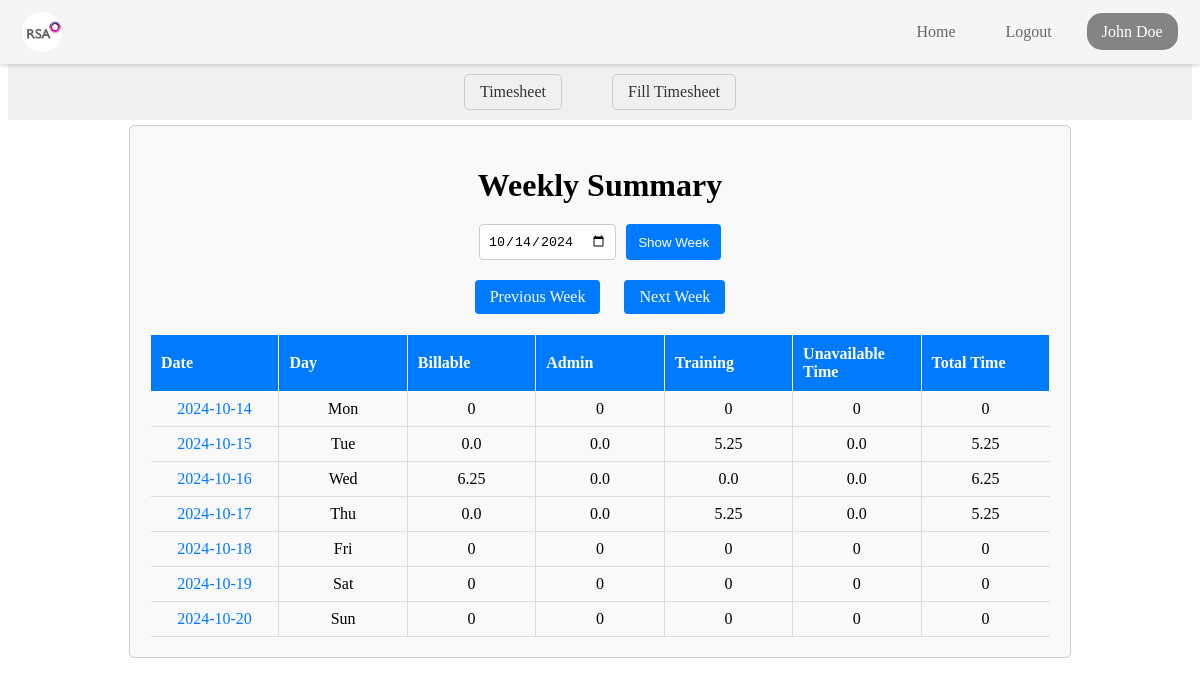
Page /view_summary (signed in) on the committed database.
### tables this page shows
CREATE TABLE EMS_users (
    EmployeeID TEXT PRIMARY KEY,
    Fname TEXT,
    Mname TEXT,
    Lname TEXT,
    ManagerID TEXT,
    EMSlogin TEXT,
    Role TEXT,
    Team TEXT,
    ManagerName TEXT,
    Password TEXT
, Email VARCHAR(255));

CREATE TABLE timesheet_entries (
    entree_id INTEGER PRIMARY KEY AUTOINCREMENT,
    employee_id TEXT,
    fname TEXT,
    lname TEXT,
    team TEXT,
    manager_name TEXT,
    date TEXT,
    duration_hours INTEGER,
    duration_minutes INTEGER,
    billable_time REAL,
    nonbillable_admin_time REAL,
    nonbillable_training_time REAL,
    unavailable_time Real,
    total_time REAL,
    project_code TEXT,
    allocation_type TEXT,
    holiday_status TEXT,
    category_1 TEXT,
    category_2 TEXT,
    category_3 TEXT,
    comments TEXT
);

### app.py (the view)
@app.route('/view_summary', methods=['GET'])
@login_required
def view_summary():
    selected_date = request.args.get('date', datetime.now().strftime('%Y-%m-%d'))
    current_date = datetime.strptime(selected_date, '%Y-%m-%d')
    weekday_index = current_date.weekday()
    start_date = current_date - timedelta(days=weekday_index)
    end_date = start_date + timedelta(days=6)
    summary = {
        "dates": {f"{(start_date + timedelta(days=i)).strftime('%Y-%m-%d')}": {
            "day": (start_date + timedelta(days=i)).strftime('%a'),
            "billable": 0,
            "nonbillable_admin_time": 0,
            "nonbillable_training_time": 0,
            "non-billable": 0,
            "unavailable_time": 0,
            "total_time": 0
        } for i in range(7)},
        "totals": {
            "billable": 0,
            "nonbillable_admin_time": 0,
            "nonbillable_training_time": 0,
            "non-billable": 0,
            "unavailable_time": 0,
            "total_time": 0
        }
    }
    try:
        conn = get_db_connection()
        entries = conn.execute(
            '''SELECT * FROM timesheet_entries
               WHERE date BETWEEN ? AND ? AND employee_id = ?''',
            (start_date.strftime('%Y-%m-%d'), end_date.strftime('%Y-%m-%d'), current_user.id)
        ).fetchall()
        conn.close()
        for entry in entries:
            date = entry['date']
            billable_time = entry['billable_time']
            nonbillable_admin_time = entry['nonbillable_admin_time']
            nonbillable_training_time = entry['nonbillable_training_time']
            unavailable_time = entry['unavailable_time']
            total_time = entry['total_time']
            day_summary = summary['dates'][date]
            day_summary['billable'] += billable_time
            day_summary['nonbillable_admin_time'] += nonbillable_admin_time
            day_summary['nonbillable_training_time'] += nonbillable_training_time
            day_summary['non-billable'] += nonbillable_admin_time + nonbillable_training_time
            day_summary['unavailable_time'] += unavailable_time
            day_summary['total_time'] += total_time
            summary['totals']['billable'] += billable_time
            summary['totals']['nonbillable_admin_time'] += nonbillable_admin_time
            summary['totals']['nonbillable_training_time'] += nonbillable_training_time
            summary['totals']['non-billable'] += nonbillable_admin_time + nonbillable_training_time
            summary['totals']['unavailable_time'] += unavailable_time
            summary['totals']['total_time'] += total_time
    except Exception as e:
        flash(f"An error occurred while fetching the summary: {str(e)}", 'error')
        return redirect(url_for('home'))
    return render_template('view_summary.html', summary=summary, start_date=start_date.strftime('%Y-%m-%d'), id =current_user.id, fname=current_user.fname, lname=current_user.lname, role=current_user.role, team=current_user.team ,managername=current_user.managername)

### app.py (called while the page is built)
def get_db_connection():
    conn = sqlite3.connect('ems_user.db')
    conn.row_factory = sqlite3.Row
    return conn

@login_manager.user_loader
def load_user(user_id):
    conn = get_db_connection()
    user = conn.execute('SELECT * FROM EMS_users WHERE EmployeeID = ?', (user_id,)).fetchone()
    conn.close()
    if user:
        return User(user['EmployeeID'], user['Fname'], user['Lname'], user['Role'], user['Team'] ,user['ManagerName'],user['Email'])
    return None

### templates/view_summary.html (shortened to what this page needs)
<!DOCTYPE html>
<html lang="en">
  <head>
    <link
      rel="stylesheet"
      href="{{ url_for('static', filename='css/timesheet/view_summary.css') }}"
    />
  </head>
  <body>
    {% include 'navbar.html' %}
    <div class="summary-box">
      <nav class="ts-nav-container">
        <div class="ts-nav-center">
          <a href="/timesheet_home" class="ts-nav-link">Timesheet</a>
          <a href="/fill_timesheet" class="ts-nav-link">Fill Timesheet</a>
        </div>
      </nav>
      <div class="ts-summary-container">
        <h1 class="ts-summary-title">Weekly Summary</h1>
        <form
          action="{{ url_for('view_summary') }}"
          method="get"
          class="ts-summary-form"
        >
          <input
            type="date"
            name="date"
            value="{{ start_date }}"
            required
            class="ts-summary-date-input"
          />
          <button type="submit" class="ts-summary-button">Show Week</button>
        </form>
        <div class="ts-summary-navigation">
          <a
            href="{{ url_for('previous_week', start_date=start_date) }}"
            class="ts-summary-link"
            >Previous Week</a
          >
          <a
            href="{{ url_for('next_week', start_date=start_date) }}"
            class="ts-summary-link"
            >Next Week</a
          >
        </div>
        <table class="ts-summary-table">
          <thead>
            <tr>
              <th class="ts-summary-header">Date</th>
              <th class="ts-summary-header">Day</th>
              <th class="ts-summary-header">Billable</th>
              <th class="ts-summary-header">Admin</th>
              <th class="ts-summary-header">Training</th>
              <th class="ts-summary-header">Unavailable Time</th>
              <th class="ts-summary-header">Total Time</th>
            </tr>
          </thead>
          <tbody>
            {% if summary.dates %} {% for date, details in summary.dates.items()
            %}
            <tr>
              <td class="ts-summary-data">
                <a
                  href="{{ url_for('view_entries_by_date', date=date) }}"
                  class="ts-summary-link"
                  >{{ date }}</a
                >
              </td>
              <td class="ts-summary-data">{{ details['day'] }}</td>
              <td class="ts-summary-data">{{ details['billable'] }}</td>
              <td class="ts-summary-data">
                {{ details['nonbillable_admin_time'] }}
              </td>
              <td class="ts-summary-data">
                {{ details['nonbillable_training_time'] }}
              </td>
              <td class="ts-summary-data">{{ details['unavailable_time'] }}</td>
              <td class="ts-summary-data">{{ details['total_time'] }}</td>
            </tr>
            {% endfor %} {% else %}
            <tr>
              <td colspan="8" class="ts-summary-no-data">
                No entries found for this week.
              </td>
            </tr>
            {% endif %}
          </tbody>
        </table>
      </div>
    </div>
  </body>
</html>

### templates/navbar.html (shortened to what this page needs)
<!DOCTYPE html>
<html lang="en">
  <head>
    <link
      rel="stylesheet"
      href="{{ url_for('static', filename='css/navbar/navbar.css') }}"
    />
  </head>
  <body>
    <header id="navbar">
      <nav class="navbar-container container">
        <a href="/home" class="home-link">
          <div class="navbar-logo">
            <img
              src="{{ url_for('static', filename='images/logo.png') }}"
              alt="Logo"
            />
          </div>
        </a>
        <div class="navbar-links">
          <a class="navbar-link" href="/home">Home</a>
          <a class="navbar-link" href="/logout">Logout</a>
          <div class="navInfo">
            <a class="navbar-link-name" href=""
              ><span>{{ fname }} {{ lname }}</span></a
            >
          </div>
        </div>
      </nav>
    </header>
  </body>
</html>

### static/css/timesheet/view_summary.css (style rules this page uses)
.summary-box { margin-top: 64px; }
.ts-summary-container { max-width: 900px; margin: 0 auto; padding: 20px; border: 1px solid #ccc; border-radius: 5px; background-color: #f9f9f9; }
.ts-summary-title { text-align: center; margin-bottom: 20px; }
.ts-summary-form { display: flex; justify-content: center; margin-bottom: 20px; }
.ts-summary-date-input { padding: 8px; border: 1px solid #ccc; border-radius: 4px; margin-right: 10px; }
.ts-summary-button { background-color: #007bff; color: white; padding: 8px 12px; border: none; border-radius: 4px; cursor: pointer; }
.ts-summary-navigation { text-align: center; margin-bottom: 20px; }
.ts-summary-link { margin: 0 10px; text-decoration: none; color: #007bff; }
.ts-summary-table { width: 100%; border-collapse: collapse; table-layout: fixed; }
.ts-summary-header { background-color: #007bff; color: white; padding: 10px; text-align: left; width: 14.28%; border: 1px solid white; }
.ts-summary-data { padding: 8px; border-bottom: 1px solid #ddd; text-align: center; border-left: 1px solid #ddd; }
.ts-summary-data:first-child { border-left: none; }
.ts-summary-navigation a { display: inline-block; padding: 8px 15px; margin: 0 10px; text-decoration: none; color: white; background-color: #007bff; border-radius: 4px; }
.ts-nav-container { margin-top: 64px; margin-bottom: 5px; display: flex; justify-content: center; align-items: center; padding: 10px 20px; background-color: #f0f0f0; }
.ts-nav-center { display: flex; }
.ts-nav-link { margin: 0 25px; text-decoration: none; color: #333; border: 1px solid #ccc; padding: 8px 15px; border-radius: 5px; }

### static/css/navbar/navbar.css (style rules this page uses)
#navbar { --navbar-bg-color:whitesmoke; --navbar-text-color-focus: #323232; --navbar-text-color: #666; --navbar-text-color-focus: #fff; --navbar-bg-contrast: rgb(255, 0, 85);; position: fixed; height: 64px; background-color: var(--navbar-bg-color); left: 0; right: 0; top: 0; box-shadow: 0 2px 4px rgba(0, 0, 0, 0.15); z-index: 99; }
.navbar-container { display: flex; justify-content: space-between; align-items: center; height: 100%; padding: 0 1.4rem; }
.home-link { display: flex; align-items: center; }
.navbar-logo { background-color: var(--navbar-text-color-focus); border-radius: 50%; width: 40px; height: 40px; margin-right: 0.5em; }
.navbar-logo img { width: 50px; margin-top: -0.42rem; margin-left: -0.2rem; }

### rows in the picture
EMS_users: Fname "John", Lname "Doe"
timesheet_entries: date "2024-10-16", day "Wed", billable "6.25", nonbillable_admin_time "0.0", nonbillable_training_time "0.0", unavailable_time "0.0", total_time "6.25"

### other values in the picture
{{ date }} "2024-10-14" "2024-10-15" "2024-10-17" "2024-10-18" "2024-10-19" "2024-10-20"
{{ details['day'] }} "Mon" "Tue" "Thu" "Fri" "Sat" "Sun"
{{ details['billable'] }} "0" "0.0" "0.0" "0" "0" "0"
{{ details['nonbillable_admin_time'] }} "0" "0.0" "0.0" "0" "0" "0"
{{ details['nonbillable_training_time'] }} "0" "5.25" "5.25" "0" "0" "0"
{{ details['unavailable_time'] }} "0" "0.0" "0.0" "0" "0" "0"
{{ details['total_time'] }} "0" "5.25" "5.25" "0" "0" "0"
